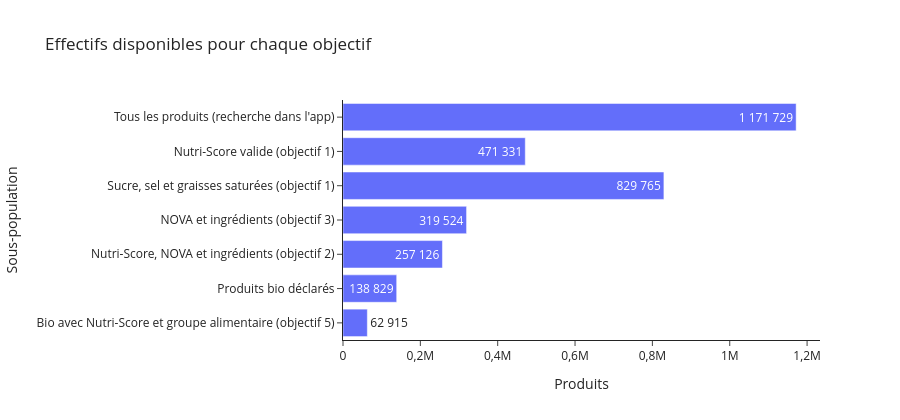

Notebook code for this chart:
### Code cell
fig = px.bar(
    subsets.reset_index(names="Sous-population").iloc[::-1],
    x="Produits",
    y="Sous-population",
    orientation="h",
    text="Produits",
    title="Effectifs disponibles pour chaque objectif",
)
fig.update_traces(texttemplate="%{text:,.0f}")
fig.update_layout(template="simple_white", height=420, separators=", ")
fig.show()

### Figure 1 — Plotly figure (JSON) as saved in the notebook; plotly's stock layout.template omitted (floating-point values rounded to 4 significant figures)
{"data": [{"hovertemplate": "Produits=%{text}<br>Sous-population=%{y}<extra></extra>", "legendgroup": "", "marker": {"color": "#636efa", "pattern": {"shape": ""}}, "name": "", "orientation": "h", "showlegend": false, "text": [62920.0, 138800.0, 257100.0, 319500.0, 829800.0, 471300.0, 1172000.0], "textposition": "auto", "texttemplate": "%{text:,.0f}", "type": "bar", "x": [62915, 138829, 257126, 319524, 829765, 471331, 1171729], "xaxis": "x", "y": ["Bio avec Nutri-Score et groupe alimentaire (objectif 5)", "Produits bio déclarés", "Nutri-Score, NOVA et ingrédients (objectif 2)", "NOVA et ingrédients (objectif 3)", "Sucre, sel et graisses saturées (objectif 1)", "Nutri-Score valide (objectif 1)", "Tous les produits (recherche dans l'app)"], "yaxis": "y"}], "layout": {"barmode": "relative", "height": 420, "legend": {"tracegroupgap": 0}, "separators": ", ", "title": {"text": "Effectifs disponibles pour chaque objectif"}, "xaxis": {"anchor": "y", "domain": [0, 1], "title": {"text": "Produits"}}, "yaxis": {"anchor": "x", "domain": [0, 1], "title": {"text": "Sous-population"}}}}
